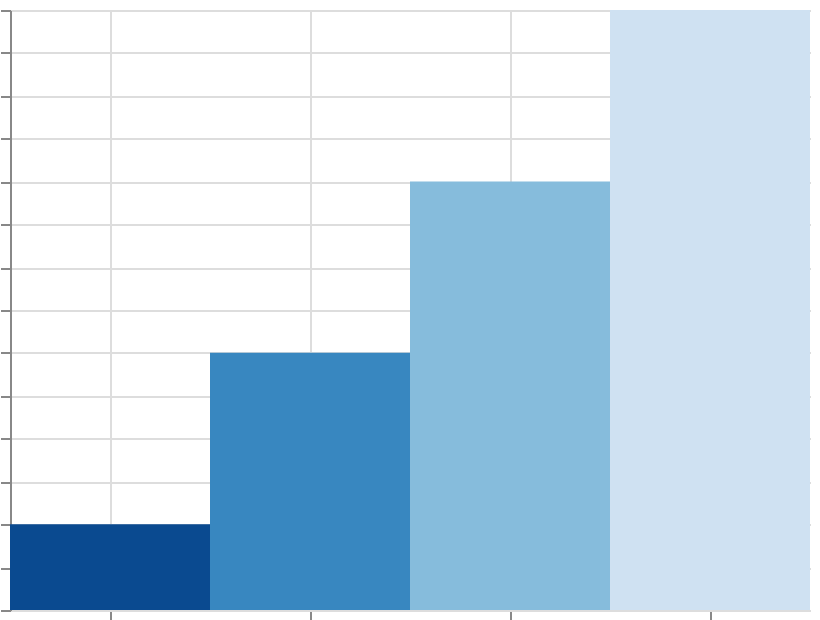

Write a Vega-Lite specification for this figure.
### Vega specification from a JSON file in a GitHub repository (floating-point values rounded to 4 significant figures)
{"$schema": "https://vega.github.io/schema/vega/v6.json", "width": 400, "height": 300, "padding": 5, "autosize": "none", "data": [{"name": "table", "values": [{"cat": "A", "val": 10}, {"cat": "B", "val": 30}, {"cat": "C", "val": 50}, {"cat": "D", "val": 70}]}], "scales": [{"name": "x", "type": "band", "domain": {"data": "table", "field": "cat", "sort": true}, "range": "width"}, {"name": "y", "type": "linear", "domain": {"data": "table", "field": "val"}, "range": [{"signal": "height"}, 0], "zero": true, "nice": true}, {"name": "color", "type": "sequential", "domain": {"data": "table", "field": "val"}, "scheme": "blues", "reverse": true}], "marks": [{"type": "rect", "from": {"data": "table"}, "encode": {"update": {"x": {"scale": "x", "field": "cat"}, "width": {"scale": "x", "band": 1}, "y": {"scale": "y", "field": "val"}, "y2": {"scale": "y", "value": 0}, "fill": {"scale": "color", "field": "val"}}}}], "axes": [{"scale": "x", "orient": "bottom", "grid": true, "labels": false}, {"scale": "y", "orient": "left", "grid": true, "labels": false}], "legends": [{"fill": "color"}]}
